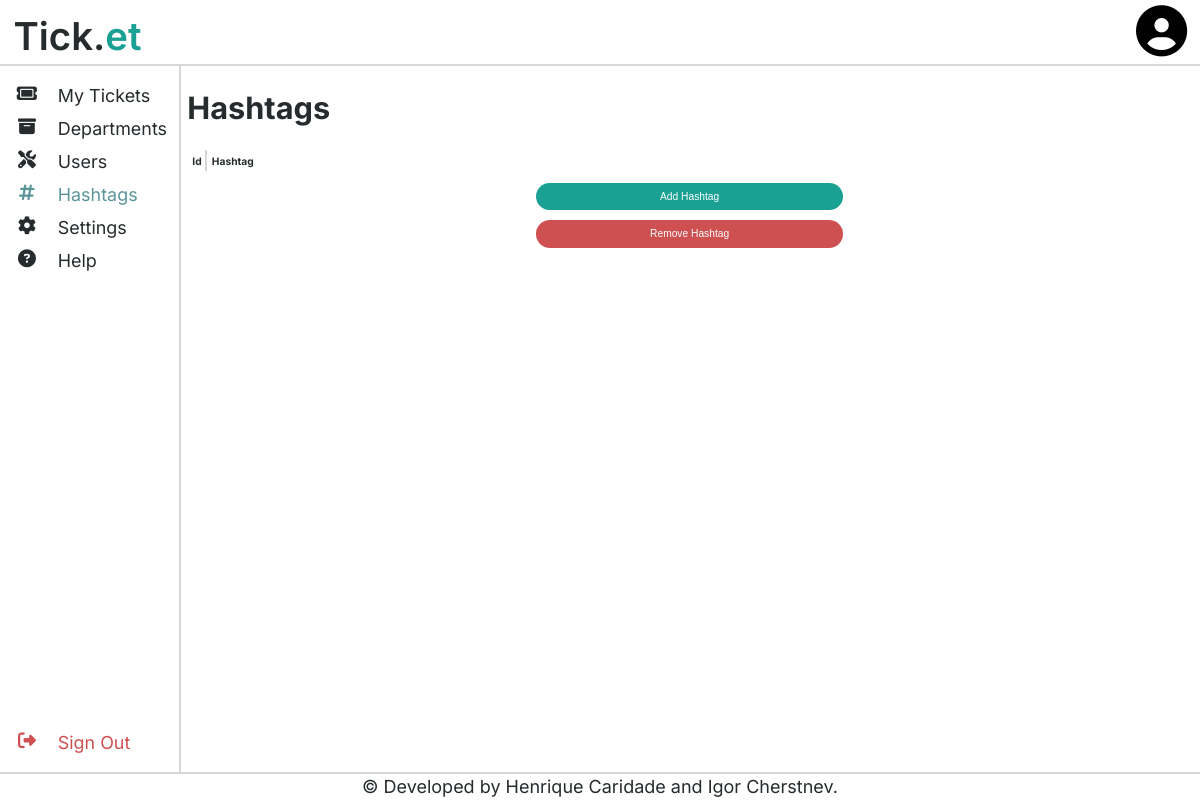
Before: /index.php?page=hashtags (signed in) with the older database file.
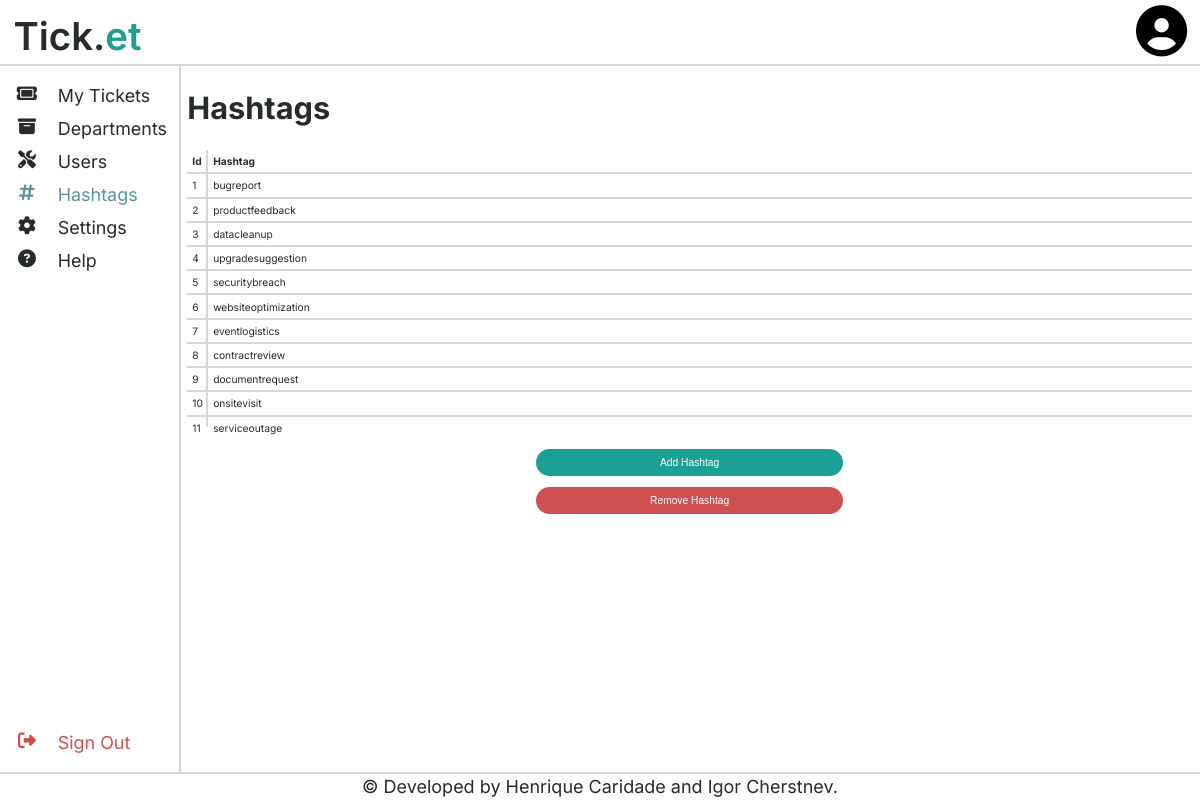
After: the same page with the newer database file.
### tables this page shows
CREATE TABLE Hashtag (
    id INTEGER PRIMARY KEY AUTOINCREMENT NOT NULL,
    value STRING NOT NULL
);

### index.php (called while the page is built, shortened)
<?php
    include_once('./classes/session.php');
    $session = Session::getSession();
    if (isset($_GET['page'])) {
        switch ($_GET['page']) {
            case 'hashtags': include_once("./pages/hashtag_page.php"); break;
        }
    } else {
        if ($session->isLoggedIn()) die(header('Location: ./index.php?page=dashboard'));
        else die(header('Location: ./index.php?page=login'));
    }
    drawPage($_GET);
?>

### classes/session.php (called while the page is built, shortened)
<?php
    class Session {
        public function getMyRights(string $rights){
            return Session::getRights($_SESSION[Session::USERTYPE], $rights);
        }
        public static function getRights(string $userType, string $rights) {
            if($rights === User::USERTYPE_AGENT){
                return $userType === User::USERTYPE_AGENT or $userType === User::USERTYPE_ADMIN;
            }
            if($rights === User::USERTYPE_ADMIN){
                return $userType === User::USERTYPE_ADMIN;
            }
        }
    }
?>

### classes/hashtag.php (called while the page is built, shortened)
<?php
    class Hashtag {
        private function __construct(int $id, string $value) {
            $this->id = $id;
            $this->value = $value;
        }
        private static function fromArray(array $hashtag) : Hashtag {
            return new Hashtag((int) $hashtag['id'], $hashtag['value']);
        }
        public static function getAllHashtags(PDO $db) : array {
            $stmt = $db->prepare('SELECT * FROM Hashtag');
            $stmt->execute();
            $hashtagArray = array();
            foreach($stmt->fetchAll() as $hashtag){
                $hashtagArray[] = Hashtag::fromArray($hashtag);
            }
            return $hashtagArray;
        }
    }
?>

### templates/hashtag.php (the view, shortened to what this page needs)
<?php
    require_once(dirname(__DIR__) . "/classes/hashtag.php");
?>
<?php
    function _drawHashtagTableItem(Hashtag $hashtag) {
?>
        <tr class="hashtag-item">
            <td class="hashtag-id"><?=htmlentities($hashtag->id); ?></td>
            <td class="hashtag-value"><?=htmlentities($hashtag->value); ?></td>
        </tr>
<?php
    }
    function drawHashtagTable(array $hashtags) {
?>
<div class="scroll-wrapper">
    <table id="hashtags">
        <thead>
            <tr>
                <th style="width: 0;">Id</th>
                <th>Hashtag</th>
            </tr>
        </thead>
        <tbody>
        <?php foreach ($hashtags as $hashtag) _drawHashtagTableItem($hashtag); ?>
        </tbody>
    </table>
</div>
<?php
    }
?>

### templates/header.php (shortened to what this page needs)
<?php
    require_once(dirname(__DIR__) . "/classes/session.php");
    function drawHeader(?Session $session=null) {
?>
<html lang="en">
<head>
    <link rel="stylesheet" href="../css/include.css">
    <link rel="stylesheet" href="../css/main.css">
    <link rel="stylesheet" href="../css/account.css">
    <link rel="stylesheet" href="../css/faq.css">
    <link rel="stylesheet" href="../css/button.css">
    <link rel="stylesheet" href="../css/userForms.css">
    <link rel="stylesheet" href="../css/admin.css">
    <link rel="stylesheet" href="../css/popup.css">
    <link rel="stylesheet" href="../css/table.css">
    <link rel="stylesheet" href="../css/search.css">
    <link rel="stylesheet" href="../css/ticket.css">
    <link rel="stylesheet" href="../css/change.css">
    <link rel="stylesheet" href="../css/comment.css">
    <link rel="stylesheet" href="../css/mobile.css">
</head>
<body>
    <header>
        <span id="logo">Tick.<span id="logo-highlight">et</span></span>
        <?php if ($session !== null) { ?>
            <form class="profile-form" action="./index.php" method="get">
                <button type='submit' class="profile-submit"><i class="fa-solid fa-circle-user"></i></button>
            </form>
        <?php } ?>
    </header>
<?php
    }
?>

### templates/sidebar.php
<?php
    function drawSidebar(Session $session, string $currentPage='NONE') {
?>
<div class="sidebar">
    <a href="./index.php?page=dashboard" <?php if ($currentPage == 'dashboard') echo 'class="selected"';?>>
        <span class="icon"><i class="fa-solid fa-ticket"></i></span>
        <span class="text">My Tickets</span>
    </a>
    <?php if($session->getMyRights(User::USERTYPE_AGENT) ) { ?>
        <a href="./index.php?page=departments" <?php if ($currentPage == 'departments') echo 'class="selected"';?>>
            <span class="icon"><i class="fa-solid fa-box-archive"></i></span>
            <span class="text">Departments</span>
        </a>
    <?php } ?>
    <?php if($session->getMyRights(User::USERTYPE_ADMIN) ) { ?>
        <a href="./index.php?page=users" <?php if ($currentPage == 'users') echo 'class="selected"';?>>
            <span class="icon"><i class="fa-solid fa-screwdriver-wrench"></i></span>
            <span class="text">Users</span>
        </a>
    <?php } ?>
    <a href="./index.php?page=hashtags" <?php if ($currentPage == 'hashtags') echo 'class="selected"';?>>
        <span class="icon"><i class="fa-solid fa-hashtag"></i></span>
        <span class="text">Hashtags</span>
    </a>
    <a href="./index.php?page=settings" <?php if ($currentPage == 'settings') echo 'class="selected"';?>>
        <span class="icon"><i class="fa-solid fa-gear"></i></span>
        <span class="text">Settings</span>
    </a>
    <a href="./index.php?page=help" <?php if ($currentPage == 'help') echo 'class="selected"';?>>
        <span class="icon"><i class="fa-solid fa-question-circle"></i></span>
        <span class="text">Help</span>
    </a>
    <a href="./actions/logout.php">
        <span class="icon"><i class="fa-solid fa-right-from-bracket"></i></span>
        <span class="text sign-out">Sign Out</span>
    </a>
</div>
<?php
    }
?>

### pages/hashtag_page.php (shortened to what this page needs)
<?php
    require_once(dirname(__DIR__) . "/templates/header.php");
    require_once(dirname(__DIR__) . "/templates/footer.php");
    require_once(dirname(__DIR__) . "/templates/sidebar.php");
    require_once(dirname(__DIR__) . "/templates/ticket.php");
    require_once(dirname(__DIR__) . "/templates/toast.php");
    require_once(dirname(__DIR__) . "/templates/hashtag.php");
    require_once(dirname(__DIR__) . "/classes/session.php");
    require_once(dirname(__DIR__) . "/classes/hashtag.php");
    $session = Session::getSession();
    function drawPage(array $getArray) {
        global $session;
        $db = getDatabaseConnection();
        $hashtags = Hashtag::getAllHashtags($db);
        drawHeader($session);
        drawSidebar($session, 'hashtags');
?>
<main class="main-sidebar">
    <div class="page center-toast">
        <h1 class="title">Hashtags</h1>
        <div id="hashtag-table">
            <?php drawHashtagTable($hashtags); ?>
        </div>
        <?php if ($session->getMyRights(User::USERTYPE_ADMIN)) { ?>
            <div class="big-button"><button id="hashtag-add-button">Add Hashtag</button></div>
            <div class="big-button"><button id="hashtag-remove-button" class="red">Remove Hashtag</button></div>
        <?php }
        ?>
    </div>
</main>
<?php
        drawFooter();
    }
?>

### templates/footer.php
<?php
    function drawFooter() {
?>
    <footer>
        <span id="footer-info">&copy; Developed by Henrique Caridade and Igor Cherstnev.</span>
    </footer>
    </body>
</html>
<?php
    }
?>

### css/include.css (style rules this page uses)
:root { --primary-background-color: #ffffffff; --secondary-background-color: #d7d7d7ff; --primary-color: #262b2dff; --secondary-color: #5c9599ff; --accent-color: #1aa193ff; --error-color: #ce5050ff; --warning-color: #ddc54fff; --success-color: #2ab75bff; --unselected-color: #a0a0a0ff; --header-height: 5em; --footer-height: 2em; --sidebar-width: 14em; --sidebar-mobile-width: 3em; --sidebar-padding: 15px; --margin-sides: 10em; }

### css/main.css (style rules this page uses)
body { font-family: 'Inter', sans-serif; background-color: var(--primary-background-color); color: var(--primary-color); }
.page { position: relative; margin: 0 var(--margin-sides); }
a { color: var(--accent-color); text-decoration: none; }
header { position: fixed; top: 0; left: 0; width: 100%; height: var(--header-height); border-bottom: 2px solid var(--secondary-background-color); background-color: var(--primary-background-color); z-index: 2; }
#logo { font-size: 3em; position: absolute; top: 0.35em; left: 0.35em; font-weight: 600; }
#logo-highlight { color: var(--accent-color); }
footer { position: fixed; bottom: 0; left: 0; width: 100%; height: var(--footer-height); font-size: 1em; border-top: 2px solid var(--secondary-background-color); background-color: var(--primary-background-color); z-index: 2; text-align: center; }
#footer-info { position: relative; top: 0.1em; font-size: large; }
.sidebar { height: calc(100% - var(--header-height) - var(--footer-height) - 2 * var(--sidebar-padding)); width: var(--sidebar-width); position: fixed; top: var(--header-height); left: 0; overflow-x: hidden; border-right: 2px solid var(--secondary-background-color); padding: var(--sidebar-padding) 0; background-color: var(--primary-background-color); z-index: 1; }
.sidebar a { position: relative; display: block; padding: 6px 10px; width: calc(100% - 20px); color: var(--primary-color); font-size: 1.4em; }
.sidebar a .icon { position: absolute; right: 70%; width: 30%; text-align: center; }
.sidebar a .text { position: relative; left: 30%; }
.sidebar a:last-child { position: absolute; bottom: var(--sidebar-padding); color: var(--error-color); }
.sidebar .selected { color: var(--secondary-color); }
main { margin-top: var(--header-height); margin-bottom: var(--footer-height); }
main.main-sidebar { overflow: hidden; margin-left: var(--sidebar-width); }
.title { font-size: 3em; padding-top: 0.8em; padding-bottom: 0.8em; margin-block-start: 0; margin-block-end: 0; }
div.scroll-wrapper { overflow-x: scroll; }

### css/button.css (style rules this page uses)
button:not(.faq-question):not(.ticket-page-submit):not(.user-page-submit):not(.profile-submit):not(.ticket-submit):not(.other-profile-submit) { padding: 0.8em; color: var(--primary-background-color); border: none; padding: 0.5em; border-radius: 2em; font-size: 1em; }
button:not(.red):not(.faq-question):not(.ticket-page-submit):not(.user-page-submit):not(.profile-submit):not(.ticket-submit):not(.other-profile-submit) { background-color: var(--accent-color); }
button.red { background-color: var(--error-color); }
div.big-button { font-size: 1em; margin-top: 1em; width: 100%; text-align: center; }
button#ticket-open-button, button#department-add-button, button#department-remove-button, button#hashtag-add-button, button#hashtag-remove-button, button#comment-add-button, button#faq-add-button, button#faq-remove-button { width: 30em; min-width: 15em; padding: 0.8em; }
button.profile-submit { background-color: transparent; border: none; font-size: 4em; padding: 0; }
form.profile-form { position: absolute; top: 0.5em; right: 1em; }
form.ticket-page-form, form.ticket-form, form.user-page-form, form.profile-form, form.other-profile-form { margin-block-end: 0; }

### css/table.css (style rules this page uses)
table { width: 100%; border-collapse: collapse; }
table, table th, table td { position: relative; }
table th { padding: 0.5em; text-align: left; }
table td { min-width: 0; padding: 0.5em; overflow: hidden; border-top: 2px solid var(--secondary-background-color); }
table td { white-space: nowrap; position: relative; overflow: hidden; min-width: 0; }
table th { white-space: nowrap; }

### css/mobile.css (style rules this page uses)
@media only screen and (max-width: 1200px) { .page { position: relative; font-size: 0.8em; margin: 0; } }
@media only screen and (max-width: 1200px) { body { font-size: 0.8rem; } }
@media only screen and (max-width: 1200px) { table { font-size: 1em; } }
@media only screen and (max-width: 1200px) { button { font-size: 1em; } }

Changed rows visible on the page:
added hashtag: id "1", value "bugreport"
added hashtag: id "2", value "productfeedback"
added hashtag: id "3", value "datacleanup"
added hashtag: id "4", value "upgradesuggestion"
added hashtag: id "5", value "securitybreach"
added hashtag: id "6", value "websiteoptimization"
added hashtag: id "7", value "eventlogistics"
added hashtag: id "8", value "contractreview"
added hashtag: id "9", value "documentrequest"
added hashtag: id "10", value "onsitevisit"
added hashtag: id "11", value "serviceoutage"
